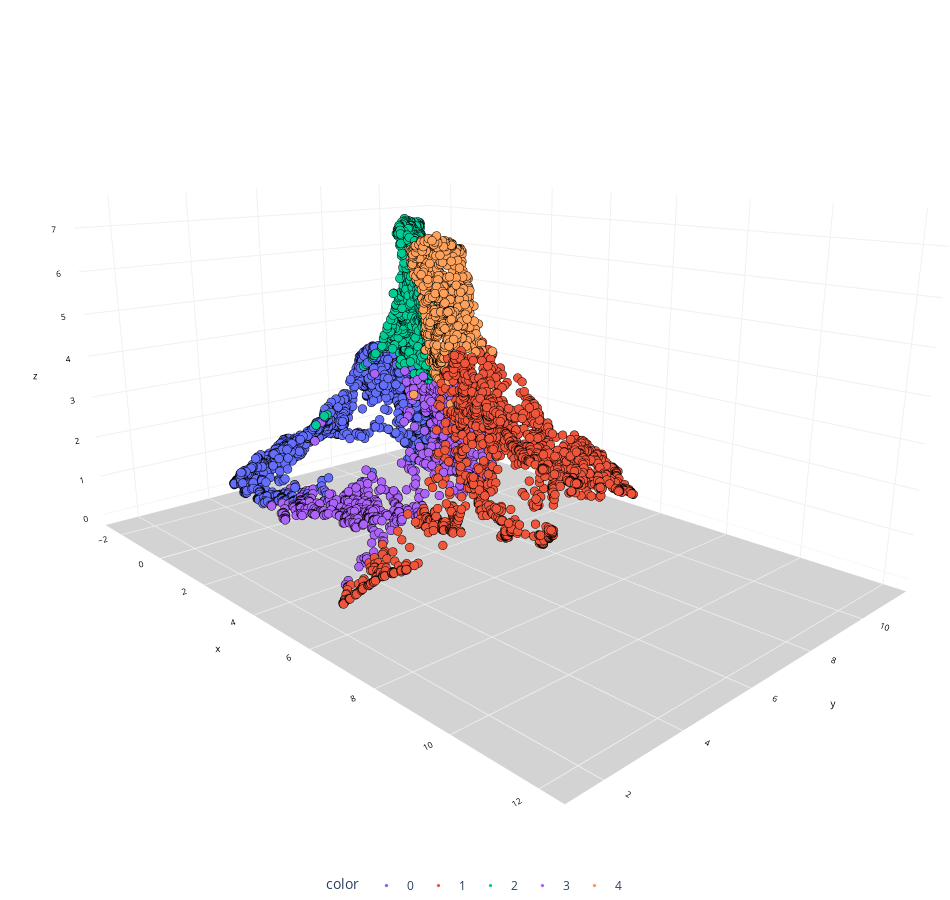

The cell this chart's notebook holds for it:
### Code cell
chart(X_trans, labels)

### Figure 1 — Plotly figure (JSON) as saved in the notebook; plotly's stock layout.template omitted (floating-point values rounded to 4 significant figures; data arrays with more than 128 entries replaced by an {"elided": "..."} marker saying what was removed)
{"data": [{"hovertemplate": "color=0<br>x=%{x}<br>y=%{y}<br>z=%{z}<extra></extra>", "legendgroup": "0", "marker": {"color": "#636efa", "line": {"color": "black", "width": 0.1}, "size": 3, "symbol": "circle"}, "mode": "markers", "name": "0", "scene": "scene", "showlegend": true, "type": "scatter3d", "x": {"elided": "3928 float values"}, "y": {"elided": "3928 float values"}, "z": {"elided": "3928 float values"}}, {"hovertemplate": "color=1<br>x=%{x}<br>y=%{y}<br>z=%{z}<extra></extra>", "legendgroup": "1", "marker": {"color": "#EF553B", "line": {"color": "black", "width": 0.1}, "size": 3, "symbol": "circle"}, "mode": "markers", "name": "1", "scene": "scene", "showlegend": true, "type": "scatter3d", "x": {"elided": "1979 float values"}, "y": {"elided": "1979 float values"}, "z": {"elided": "1979 float values"}}, {"hovertemplate": "color=2<br>x=%{x}<br>y=%{y}<br>z=%{z}<extra></extra>", "legendgroup": "2", "marker": {"color": "#00cc96", "line": {"color": "black", "width": 0.1}, "size": 3, "symbol": "circle"}, "mode": "markers", "name": "2", "scene": "scene", "showlegend": true, "type": "scatter3d", "x": {"elided": "854 float values"}, "y": {"elided": "854 float values"}, "z": {"elided": "854 float values"}}, {"hovertemplate": "color=3<br>x=%{x}<br>y=%{y}<br>z=%{z}<extra></extra>", "legendgroup": "3", "marker": {"color": "#ab63fa", "line": {"color": "black", "width": 0.1}, "size": 3, "symbol": "circle"}, "mode": "markers", "name": "3", "scene": "scene", "showlegend": true, "type": "scatter3d", "x": {"elided": "1301 float values"}, "y": {"elided": "1301 float values"}, "z": {"elided": "1301 float values"}}, {"hovertemplate": "color=4<br>x=%{x}<br>y=%{y}<br>z=%{z}<extra></extra>", "legendgroup": "4", "marker": {"color": "#FFA15A", "line": {"color": "black", "width": 0.1}, "size": 3, "symbol": "circle"}, "mode": "markers", "name": "4", "scene": "scene", "showlegend": true, "type": "scatter3d", "x": {"elided": "888 float values"}, "y": {"elided": "888 float values"}, "z": {"elided": "888 float values"}}], "layout": {"height": 900, "legend": {"orientation": "h", "title": {"text": "color"}, "tracegroupgap": 0, "x": 0.5, "xanchor": "center", "y": 0, "yanchor": "top"}, "margin": {"b": 0, "l": 0, "r": 0, "t": 0}, "scene": {"camera": {"center": {"x": 0, "y": 0, "z": -0.1}, "eye": {"x": 1.5, "y": -1.4, "z": 0.5}, "up": {"x": 0, "y": 0, "z": 1}}, "domain": {"x": [0, 1], "y": [0, 1]}, "xaxis": {"backgroundcolor": "white", "color": "black", "gridcolor": "#f0f0f0", "tickfont": {"size": 10}, "title": {"font": {"size": 10}, "text": "x"}}, "yaxis": {"backgroundcolor": "white", "color": "black", "gridcolor": "#f0f0f0", "tickfont": {"size": 10}, "title": {"font": {"size": 10}, "text": "y"}}, "zaxis": {"backgroundcolor": "lightgrey", "color": "black", "gridcolor": "#f0f0f0", "tickfont": {"size": 10}, "title": {"font": {"size": 10}, "text": "z"}}}, "showlegend": true, "title": {"text": "UMAP"}, "width": 950}}
